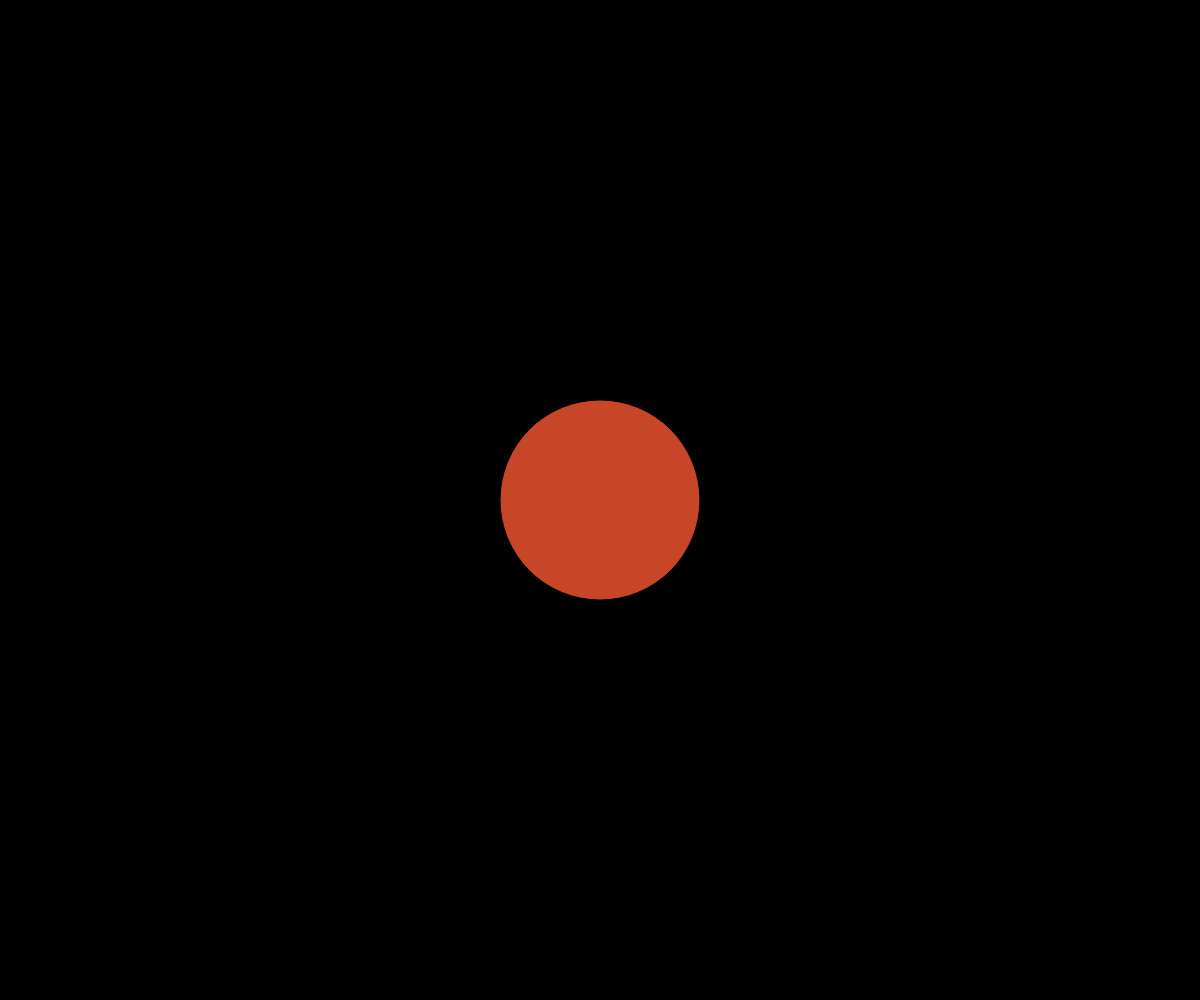
Frame 1 (no input)
Frame 60 (no input): identical to frame 1, image omitted
Frame 120 (the mouse pressed at the canvas centre since frame 60): identical to frame 1, image omitted

The p5.js sketch that drew this single still picture (run headless with seeded random() and noise() and a simulated clock; from frame 60 on, the mouse is pressed at the canvas centre):

// p5.js sketch
// ── sketch.js
// Planets and moons
// Gavin STewart
// Oct 18 2024

let myPlanet;

function setup() {
  createCanvas(windowWidth, windowHeight);
  myPlanet = new Planet(width/2, height/2);
}

function draw() {
  background(0);
  myPlanet.display();
}

function mouseClicked(){
  if(keyIsPressed && keyCode === SHIFT){
    myPlanet = new Planet(mouseX, mouseY);
  }
  else{
    myPlanet.createMoon();
  }
}

class Planet{
  constructor(x,y){
    this.x = x;
    this.y = y;
    this.r = 200;
    this.moons = [];
  }

  createMoon(){
    this.moons.push(new Moon(this.x, this.y));
  }

  display(){
    fill(200, 70, 40);
    circle(this.x, this.y, this.r);
    for(let m of this.moons){
      m.update();
    }
  }
}

class Moon{
  constructor(x,y){
    this.x = x;
    this.y = y;
    this.r = 30;
    this.speed = 5;
    this.steps = 30;
  }

  update(){
    this.x += this.speed;
    this.steps--;
    if(this.steps === 0){
      this.steps = 60;
      this.speed *= -1;
    }
    circle(this.x, this.y, this.r);
  }
}
